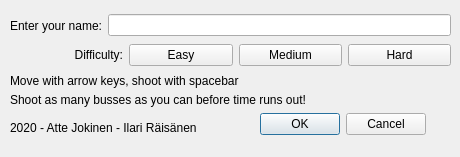
<?xml version="1.0" encoding="UTF-8"?>
<ui version="4.0">
 <class>startDialog</class>
 <widget class="QDialog" name="startDialog">
  <property name="geometry">
   <rect>
    <x>0</x>
    <y>0</y>
    <width>460</width>
    <height>157</height>
   </rect>
  </property>
  <property name="windowTitle">
   <string>Dialog</string>
  </property>
  <widget class="QLabel" name="Credits">
   <property name="geometry">
    <rect>
     <x>10</x>
     <y>120</y>
     <width>231</width>
     <height>16</height>
    </rect>
   </property>
   <property name="text">
    <string>2020 - Atte Jokinen - Ilari Räisänen</string>
   </property>
  </widget>
  <widget class="QDialogButtonBox" name="buttonBox_2">
   <property name="geometry">
    <rect>
     <x>260</x>
     <y>110</y>
     <width>166</width>
     <height>28</height>
    </rect>
   </property>
   <property name="standardButtons">
    <set>QDialogButtonBox::Cancel|QDialogButtonBox::Ok</set>
   </property>
  </widget>
  <widget class="QWidget" name="horizontalLayoutWidget">
   <property name="geometry">
    <rect>
     <x>20</x>
     <y>40</y>
     <width>431</width>
     <height>30</height>
    </rect>
   </property>
   <layout class="QHBoxLayout" name="horizontalLayout">
    <item>
     <widget class="QLabel" name="difficultyLabel">
      <property name="layoutDirection">
       <enum>Qt::LeftToRight</enum>
      </property>
      <property name="text">
       <string>Difficulty:</string>
      </property>
      <property name="alignment">
       <set>Qt::AlignRight|Qt::AlignTrailing|Qt::AlignVCenter</set>
      </property>
     </widget>
    </item>
    <item>
     <widget class="QPushButton" name="pushButton">
      <property name="text">
       <string>Easy</string>
      </property>
     </widget>
    </item>
    <item>
     <widget class="QPushButton" name="pushButton_2">
      <property name="text">
       <string>Medium</string>
      </property>
     </widget>
    </item>
    <item>
     <widget class="QPushButton" name="pushButton_3">
      <property name="text">
       <string>Hard</string>
      </property>
     </widget>
    </item>
   </layout>
  </widget>
  <widget class="QWidget" name="horizontalLayoutWidget_2">
   <property name="geometry">
    <rect>
     <x>10</x>
     <y>10</y>
     <width>441</width>
     <height>31</height>
    </rect>
   </property>
   <layout class="QHBoxLayout" name="horizontalLayout_2">
    <item>
     <widget class="QLabel" name="enterNameLabel">
      <property name="text">
       <string>Enter your name:</string>
      </property>
      <property name="alignment">
       <set>Qt::AlignRight|Qt::AlignTrailing|Qt::AlignVCenter</set>
      </property>
     </widget>
    </item>
    <item>
     <widget class="QLineEdit" name="nameEdit"/>
    </item>
   </layout>
  </widget>
  <widget class="QLabel" name="label">
   <property name="geometry">
    <rect>
     <x>10</x>
     <y>70</y>
     <width>441</width>
     <height>21</height>
    </rect>
   </property>
   <property name="text">
    <string>Move with arrow keys, shoot with spacebar</string>
   </property>
  </widget>
  <widget class="QLabel" name="label_2">
   <property name="geometry">
    <rect>
     <x>10</x>
     <y>90</y>
     <width>431</width>
     <height>20</height>
    </rect>
   </property>
   <property name="text">
    <string>Shoot as many busses as you can before time runs out!</string>
   </property>
  </widget>
 </widget>
 <resources/>
 <connections/>
</ui>
